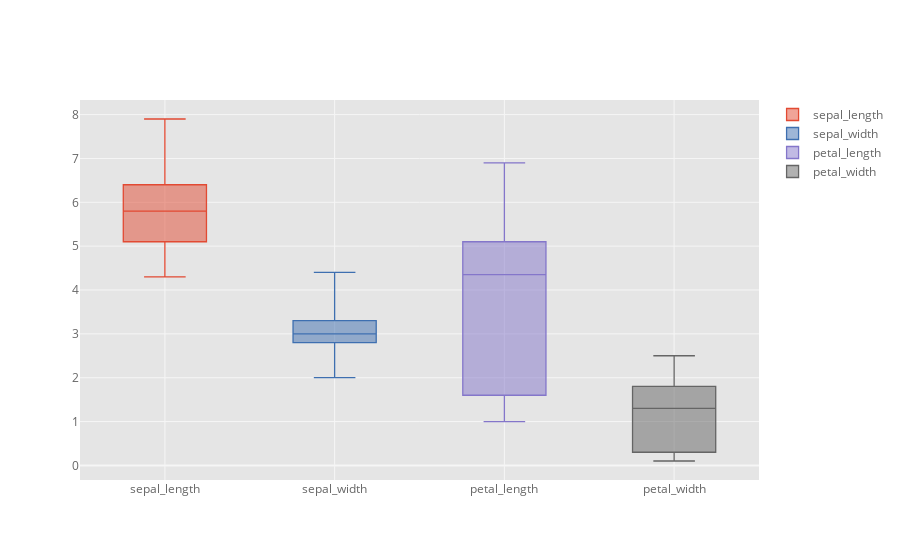

Here is the notebook cell this chart was saved with:
### Code cell
df[['sepal_length', 'sepal_width', 'petal_length', 'petal_width']].iplot(kind='box')

### Figure 1 — Plotly figure (JSON) as saved in the notebook; plotly's stock layout.template omitted (floating-point values rounded to 4 significant figures; data arrays with more than 128 entries replaced by an {"elided": "..."} marker saying what was removed)
{"data": [{"boxpoints": false, "line": {"width": 1.3}, "marker": {"color": "rgba(226, 74, 51, 1.0)"}, "name": "sepal_length", "orientation": "v", "type": "box", "y": {"elided": "150 float values"}}, {"boxpoints": false, "line": {"width": 1.3}, "marker": {"color": "rgba(62, 111, 176, 1.0)"}, "name": "sepal_width", "orientation": "v", "type": "box", "y": {"elided": "150 float values"}}, {"boxpoints": false, "line": {"width": 1.3}, "marker": {"color": "rgba(132, 118, 202, 1.0)"}, "name": "petal_length", "orientation": "v", "type": "box", "y": {"elided": "150 float values"}}, {"boxpoints": false, "line": {"width": 1.3}, "marker": {"color": "rgba(101, 101, 101, 1.0)"}, "name": "petal_width", "orientation": "v", "type": "box", "y": {"elided": "150 float values"}}], "layout": {"legend": {"bgcolor": "#FFFFFF", "font": {"color": "#666666"}}, "paper_bgcolor": "#FFFFFF", "plot_bgcolor": "#E5E5E5", "title": {"font": {"color": "#151516"}}, "xaxis": {"gridcolor": "#F6F6F6", "showgrid": true, "tickfont": {"color": "#666666"}, "title": {"font": {"color": "#666666"}, "text": ""}, "zerolinecolor": "#F6F6F6"}, "yaxis": {"gridcolor": "#F6F6F6", "showgrid": true, "tickfont": {"color": "#666666"}, "title": {"font": {"color": "#666666"}, "text": ""}, "zerolinecolor": "#F6F6F6"}}}
